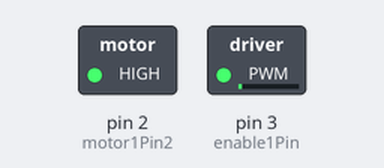
A sketch run on a simulated Arduino Uno, built with avr-gcc and run on an emulated ATmega328P. Shown: switched loads named in the sketch (green lamp = pin HIGH). What the sketch prints to the serial monitor is not drawn.

Above: at 0.55 s.
At 2.65 s:
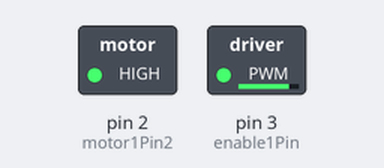
At 4.05 s:
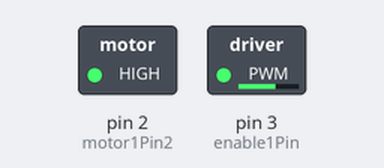
At 7.55 s:
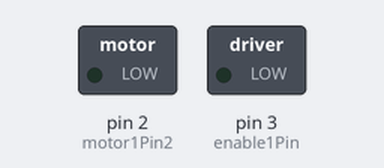
Timing chart, 0 to 9.8 s (numbered marks = the images above):
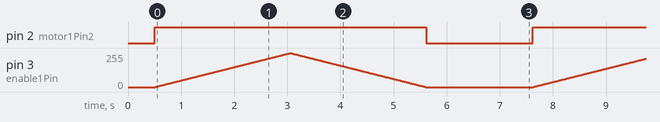

The sketch:

alphabot_motor_01.ino
```cpp
// Motor A
#define motor1Pin1 1
#define motor1Pin2 2
#define enable1Pin 3

// Setting PWM properties
const int freq = 30000;
const int pwmChannel = 0;
const int resolution = 8;
int dutyCycle = 200;

void setup() {
  // sets the pins as outputs:
  pinMode(motor1Pin1, OUTPUT);
  pinMode(motor1Pin2, OUTPUT);
  pinMode(enable1Pin, OUTPUT);
  Serial.begin(115200);
  delay(500);
}

void loop() {
  Serial.println("Motor Test");

  // Move the DC motor forward at maximum speed
  Serial.println("Moving Forward");
  digitalWrite(motor1Pin1, LOW);
  digitalWrite(motor1Pin2, HIGH);
  for (int i = 0; i < 255; i++) {
    analogWrite(enable1Pin, i);
    delay(10);
  }
  for (int i = 255; i >= 0; i--) {
    analogWrite(enable1Pin, i);
    delay(10);
  }
  //  digitalWrite(enable1Pin, HIGH);
  digitalWrite(motor1Pin1, LOW);
  digitalWrite(motor1Pin2, LOW);
  analogWrite(enable1Pin, 0);
  delay(2000);

}
```

Measured:
- by itself, pin 2 (motor1Pin2): alternates HIGH for 5.1 s and LOW for 2.0 s
